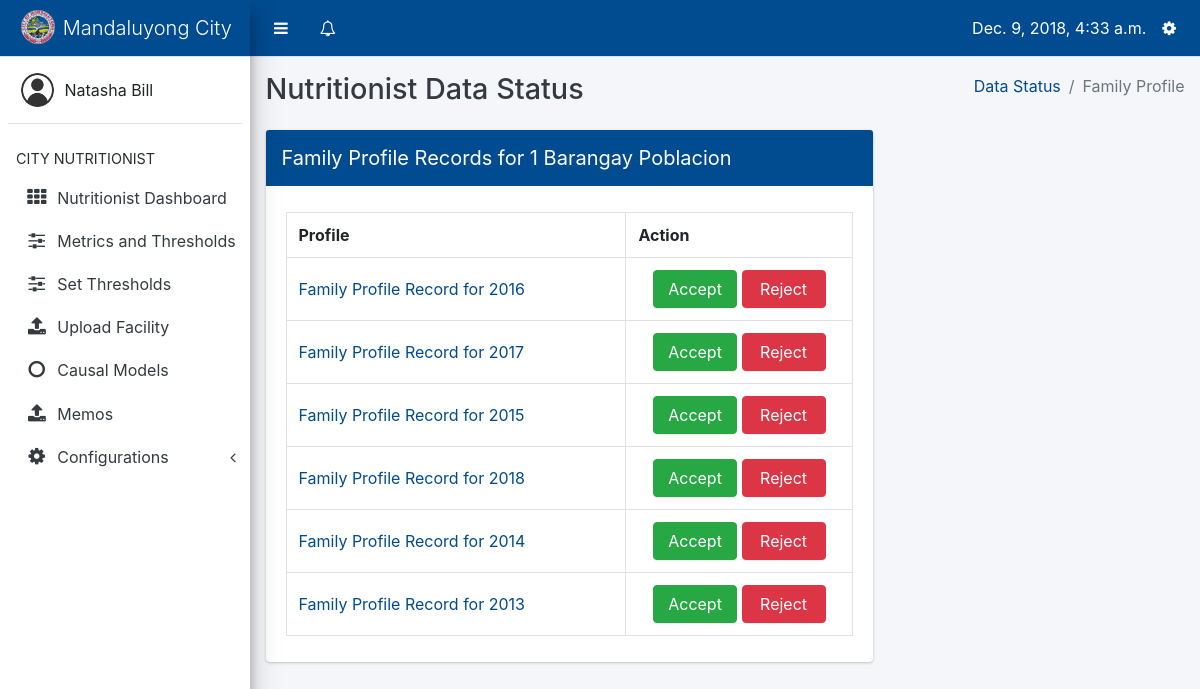
The page /data-input/nutritionist/data_status/1/family_profiles (signed in) on the database its author committed.
### core/models.py (models this page shows, shortened)
class Profile(models.Model):
    user = models.OneToOneField(User, on_delete=models.CASCADE, related_name='profile')
    barangay = models.ForeignKey(Barangay, on_delete=models.CASCADE, null=True, blank=True)
    USER_TYPES = (
        ('Barangay Nutrition Scholar', 'Barangay Nutrition Scholar'),
        ('Nutritionist', 'Nutritionist'),
        ('Nutrition Program Coordinator', 'Nutrition Program Coordinator')
    )
    user_type = models.CharField(max_length=40, choices=USER_TYPES)

### datainput/models.py (models this page shows, shortened)
class Barangay(models.Model):
    name = models.CharField(max_length=100)
    def __str__(self):
        return str(self.id) + " " + self.name

class FamilyProfile(models.Model):
    barangay = models.ForeignKey(Barangay, on_delete=models.CASCADE)
    date = models.DateTimeField(default=datetime.now)
    uploaded_by = models.ForeignKey('core.Profile', on_delete=models.DO_NOTHING)

### datainput/views.py (the view)
# urls.py: path('nutritionist/data_status/<int:id>/family_profiles', views.show_family_profiles, name='show_family_profiles'),
@login_required
def show_family_profiles(request, id):
    barangay = Barangay.objects.get(id=id)
    profiles = FamilyProfile.objects.filter(barangay=barangay)
    profile = Profile.objects.get(user=request.user)
    context = {
        'profile': profile,
        'families': profiles,
        'barangay': barangay
    }
    return render(request, 'datainput/family_profiles_list.html', context)

### core/context_processors.py (called while the page is built)
def get_user_type(request):
    if request.user.is_anonymous:
        return {
            'user_type': None
        }
    return {
        'user_type': Profile.objects.get(user=request.user).user_type
    }

def get_notifications(request):
    if not request.user.is_anonymous:
        notifications = Notification.objects.filter(profile_to=Profile.objects.get(user=request.user)).order_by('-date')
        return {
            'notifications': notifications
        }
    return {
        'notifications': None
    }

def get_unread_notifications(request):
    if not request.user.is_anonymous:
        unread_count = Notification.objects.filter(profile_to=Profile.objects.get(user=request.user), is_read=False)
        return {
            'unread_count': unread_count.count()
        }
    return {
        'unread_count': None
    }

def today(request):
    return {
        'today': datetime.now()
    }

def year_now(request):
    return {
        'year_present': datetime.now().year
    }

def profile(request):
    if request.user.is_anonymous:
        return {
            'profile': None
        }
    return {
        'profile': Profile.objects.get(user=request.user)
    }

### datainput/templates/datainput/family_profiles_list.html (shortened to what this page needs)
{% extends 'core/nutritionist-layout.html' %}
{% block content %}
<div class="content-wrapper" style="min-height: 620px; height: auto; margin-top: 57px;">
    <div class="content-header">
        <div class="container-fluid">
            <div class="row mb-2">
                    <div class="col-sm-6">
                        <h1 class="m-0 text-dark">Nutritionist Data Status</h1>
                    </div>
                <div class="col-sm-6">
                    <ol class="breadcrumb float-sm-right">
                        <li class="breadcrumb-item"><a href="{% url 'datainput:data_status_index' %}">Data Status</a></li>
                        <li class="breadcrumb-item active">Family Profile</li>
                    </ol>
                </div>
            </div>
        </div>
    </div>
    <section class="content">
        <div class="container-fluid">
            <div class="row">
                <div class="col-8">
                    <div class="card card-primary">
                        <div class="card-header p-0">
                            <h3 class="card-title p-3">Family Profile Records for {{ barangay }}</h3>
                        </div>
                        <div class="card-body">
                                <div>
                                    <table id="familyprofile_overview" class="table table-bordered table-hover dataTable">
                                        <tr>
                                            <th style="width: 60%">Profile</th>
                                            <th style="width: 40%">Action</th>
                                        </tr>
                                        {% for family in families %}
                                        <tr>
                                            <td style="vertical-align: middle;"><a href="{% url 'datainput:show_profiles' family.id %}">Family Profile Record for {{ family.date.year }}</a></td>
                                            {% if family.status == 'Approved' %}
                                            <td style="font-weight: bold; color:#00a65a;"><i class="fa fa-check-circle"></i> Approved</td>
                                            {% else %}
                                            <td style="text-align: center;">
                                                <a class="btn btn-success col-5" href="{% url 'datainput:accept_family_profiles' barangay.id %}">Accept</a>
                                                <a class="btn btn-danger col-5" href="{% url 'datainput:reject_family_profiles' barangay.id %}">Reject</a>
                                            </td>
                                            {% endif %}
                                        </tr>
                                        {% endfor %}
                                    </table>
                                </div>
                        </div>
                    </div>
                </div>
            </div>
        </div>
    </section>
</div>
{% endblock %}

### core/templates/core/nutritionist-layout.html (shortened to what this page needs)
{% load static %}
<html>
    <head>
        <link rel="stylesheet" type="text/css" href="{% static 'core/plugins/bootstrap/css/bootstrap.css' %}">
        <link rel="stylesheet" type="text/css" href="{% static 'core/plugins/css/adminlte.css' %}">
        <link rel="stylesheet" type="text/css" href="{% static 'core/plugins/datatables/dataTables.bootstrap4.css' %}">
        <link rel="stylesheet" type="text/css" href="{% static 'core/plugins/font-awesome/css/font-awesome.css' %}">
        <link rel="stylesheet" type="text/css" href="{% static 'core/plugins/select2/select2.css' %}">
    </head>
    <body class="sidebar-mini" style="padding-right: 0 !important;">
        <div class="wrapper">
            <nav class="main-header navbar navbar-expand border-bottom navbar-light bg-primary" style="position: fixed; right: 0; left: 0;">
                <ul class="navbar-nav">
                    <li class="nav-item">
                        <a class="nav-link" data-widget="pushmenu" href="#" style="padding-top: 12px;"><i class="fa fa-bars"></i></a>
                    </li>
                    <li class="nav-item dropdown">
                        <a class="nav-link" data-toggle="dropdown" href="#" aria-expanded="false" style="padding-top: 12px;">
                            <i class="fa fa-bell-o"></i>
                        </a>
                    </li>
                </ul>
                <ul class="navbar-nav ml-auto">
                    <li class="nav-item mt-2">
                        {{ today }}
                    </li>
                    <li class="nav-item dropdown">
                        <a class="nav-link" data-toggle="dropdown" href="#" aria-expanded="true" style="padding-top: 12px;">
                            <i class="fa fa-cog"></i>
                        </a>
                    </li>
                </ul>
            </nav>
            <aside class="main-sidebar elevation-4 sidebar-light-primary" style="min-height: 620px;">
                <div class="brand-link bg-primary">
                    <img src="{% static 'core/images/com.png' %}" class="brand-image img-circle" style="opacity: .8">
                    <span class="brand-text font-weight-light">Mandaluyong City</span>
                </div>
                <div class="sidebar">
                    <div class="user-panel mt-3 pb-3 mb-3 d-flex">
                        <div class="image">
                            <img src="{% static 'core/images/usr.png' %}" class="img-circle" alt="User Image">
                        </div>
                        <div class="info">
                            <div class="d-block">{{ profile.user.first_name }} {{ profile.user.last_name }}</div>
                        </div>
                    </div>
                    <nav class="mt-2">
                        <ul class="nav nav-pills nav-sidebar flex-column" data-widget="treeview" role="menu" data-accordion="false">
                            <li class="nav-header">CITY NUTRITIONIST</li>
                            <li class="nav-item">
                                <a href="{% url 'core:nutritionist' %}" class="nav-link {% if active == 'db' %}active{% endif %}">
                                    <i class="nav-icon fa fa-th"></i>
                                    <p>Nutritionist Dashboard</p>
                                </a>
                                </li>
                            <li class="nav-item">
                                <a href="{% url 'datapreprocessing:index' %}" class="nav-link {% if active == 'mt' %}active{% endif %}">
                                    <i class="nav-icon fa fa-sliders"></i>
                                    <p>Metrics and Thresholds</p>
                                </a>
                            </li>
                            <li class="nav-item">
                                <a href="{% url 'datapreprocessing:set_thresholds' %}" class="nav-link {% if active == 'st' %}active{% endif %}">
                                    <i class="nav-icon fa fa-sliders"></i>
                                    <p>Set Thresholds</p>
                                </a>
                            </li>
                            <li class="nav-item">
                                <a href="{% url 'datainput:nutritionist_upload' %}" class="nav-link {% if active == 'du' %}active{% endif %}">
                                    <i class="nav-icon fa fa-upload"></i>
                                    <p>Upload Facility</p>
                                </a>
                                </li>
                            <li class="nav-item">
                                <a href="{% url 'causalmodel:index' 2018 %}" class="nav-link {% if active == 'cm' %}active{% endif %}">
                                    <i class="nav-icon fa fa-circle-o"></i>
                                    <p>Causal Models</p>
                                </a>
                            </li>
                            <li class="nav-item">
                                <a href="{% url 'core:memos' %}" class="nav-link {% if active == 'mm' %}active{% endif %}">
                                    <i class="nav-icon fa fa-upload"></i>
                                    <p>Memos</p>
                                </a>
                            </li>
                             <li class="nav-item has-treeview {% if active == 'arc' %}menu-open{% endif %}">
                            <a href="#" class="nav-link {% if active == 'arc' %}active{% endif %}">
                              <i class="nav-icon fa fa-cog"></i>
                              <p>
                                Configurations
                                <i class="right fa fa-angle-left"></i>
                              </p>
                            </a>
                            </li>
                        </ul>
                    </nav>
                </div>
            </aside>
            {% block content %}
            {% endblock %}
        </div>
    </body>
</html>

### rows shown on the page
Profile: user.first_name "Natasha", user.last_name "Bill"
Barangay: id+name "1 Barangay Poblacion"
FamilyProfile: date.year "2016"
FamilyProfile: date.year "2017"
FamilyProfile: date.year "2015"
FamilyProfile: date.year "2018"
FamilyProfile: date.year "2014"
FamilyProfile: date.year "2013"
